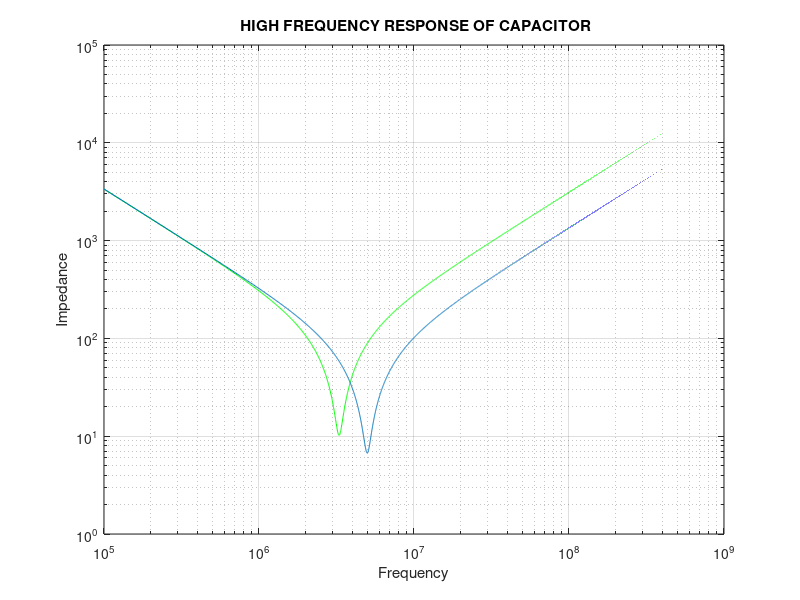

Source code (MATLAB):
%length=2.5
f=(10^5:10000:10^9);
rs=4.84*(sqrt(f))*10^-6;
a=2.032*(10e-4);
u=1.2*(10e-6);
l1=5*(10e-2);
L1=(u*l1*(log((2*l1)/a)-1))/(2*pi);
c=47*(10e-12);
re=(3.39*(10e+8))./f;
w=2*pi.*f;
z1=1i.*w*L1;
z2=((1i.*w*c)+(1./re));
z3=1./z2;
z4=rs+z1+z3;
loglog(f,abs(z4),'g');
grid on;
hold on;
xlabel('Frequency');
ylabel('Impedance');
title(' HIGH FREQUENCY RESPONSE OF CAPACITOR');


%length=1.25
f1=(10^5:10000:10^9);
l2=2.5*(10e-2);
L2=(u*l2*(log((2*l2)/a)-1))/(2*pi);
c=47*(10e-12);
re1=(3.39*(10e+8))./f1;
rs1=9.68*(sqrt(f1))*10^-6;
w1=2*pi.*f1;
z11=1i.*w1*L2;
z22=((1i.*w1*c)+(1./re1));
z33=1./z22;
z44=rs1+z11+z33;
loglog(f1,abs(z44));
grid on;
hold on;
xlabel('Frequency');
ylabel('Impedance');
title(' HIGH FREQUENCY RESPONSE OF CAPACITOR');
